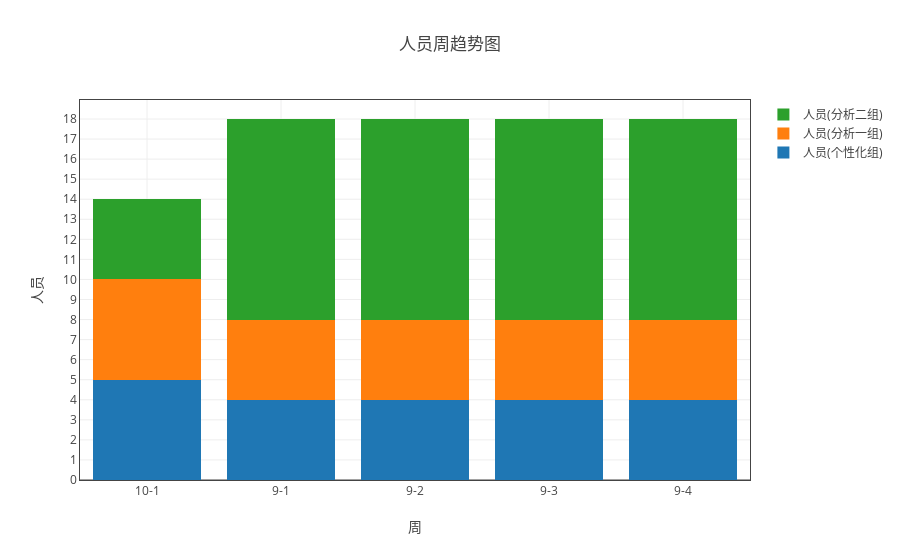

Source (notebook cell):
### Markdown cell above
## 各组人员情况

### Code cell
ss = myModule.format(all_df1 ,"日期（格式“月-周次”）" ,['人员'])
ss.add_group('组别')
myModule.myPlot(ss.groupby('count')).plot('stack_bar')

### Figure 1 — Plotly figure (JSON) as saved in the notebook; plotly's stock layout.template omitted (floating-point values rounded to 4 significant figures)
{"data": [{"name": "人员(个性化组)", "type": "bar", "uid": "fd124752-d1b3-11e8-83d9-a81e84e6c740", "x": ["10-1", "9-1", "9-2", "9-3", "9-4"], "y": [5, 4, 4, 4, 4]}, {"name": "人员(分析一组)", "type": "bar", "uid": "fd124b44-d1b3-11e8-83d9-a81e84e6c740", "x": ["10-1", "9-1", "9-2", "9-3", "9-4"], "y": [5, 4, 4, 4, 4]}, {"name": "人员(分析二组)", "type": "bar", "uid": "fd124d92-d1b3-11e8-83d9-a81e84e6c740", "x": ["10-1", "9-1", "9-2", "9-3", "9-4"], "y": [4, 10, 10, 10, 10]}], "layout": {"barmode": "stack", "title": "人员周趋势图", "xaxis": {"mirror": "all", "nticks": 20, "showgrid": true, "showline": true, "title": "周", "type": "category", "zeroline": true}, "yaxis": {"mirror": "all", "nticks": 20, "showgrid": true, "showline": true, "title": "人员", "zeroline": true}}}
